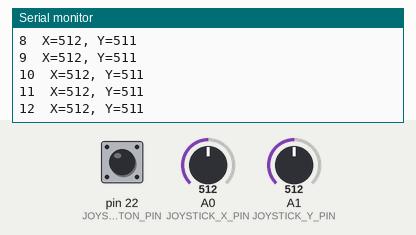
Simulated run of this sketch. Board: Arduino Mega 2560, built with avr-gcc and run on an emulated ATmega2560. On the bench: the last lines printed to the serial monitor. The test bench sets the inputs (shaded band); at power-on: pin 22 (JOYSTICK_BUTTON_PIN) HIGH, A0 (JOYSTICK_X_PIN) = 512, A1 (JOYSTICK_Y_PIN) = 512.

Above: at 1.2 s.
1.3 s: pin 22 (JOYSTICK_BUTTON_PIN) pulled LOW for 0.15 s
At 1.9 s:
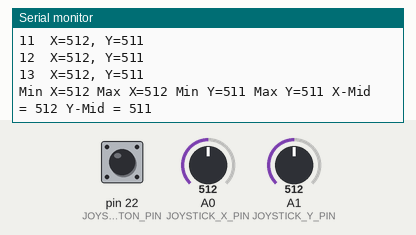
2.9 s: pin 22 (JOYSTICK_BUTTON_PIN) pulled LOW for 1 s
At 3.14 s:
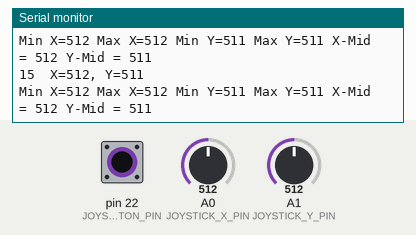
5.4 s: A0 (JOYSTICK_X_PIN) set to 716
At 5.47 s:
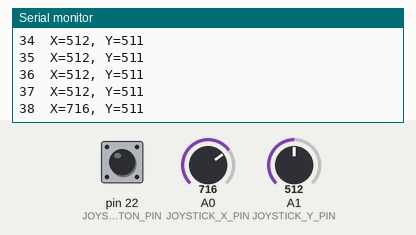
6.9 s: A1 (JOYSTICK_Y_PIN) set to 716
At 6.98 s:
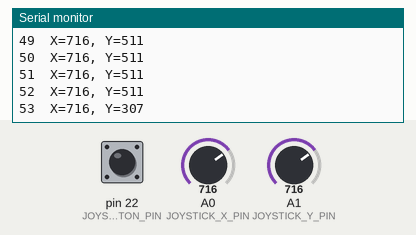
8.4 s: A0 (JOYSTICK_X_PIN) set to 900
At 8.49 s:
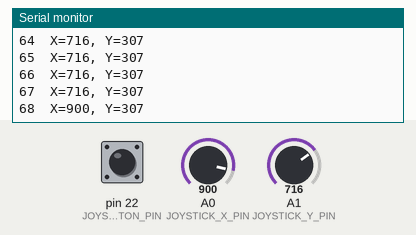
9.9 s: A1 (JOYSTICK_Y_PIN) set to 900
At 9.9 s:
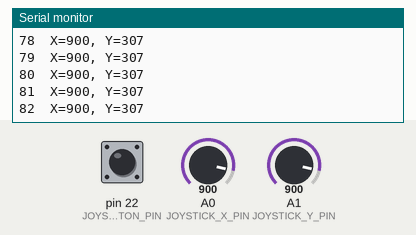
Timing chart, 0 to 12.4 s (numbered marks = the images above; inputs shaded):
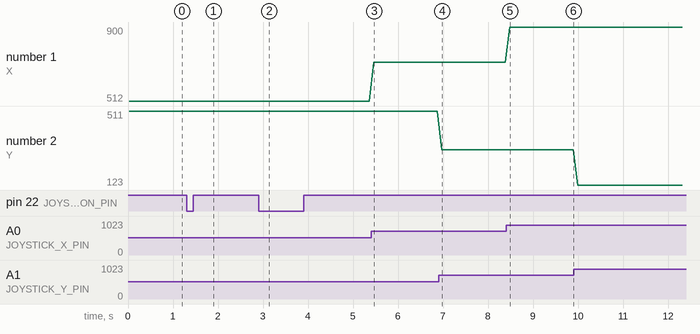

Measured:
- after the input at 1.3 s, the serial monitor: prints a new line at once (image 1)
- after the input at 2.9 s, the serial monitor: prints a new line after 0.13 s (image 2)
- after the input at 5.4 s, the serial monitor: prints a new line after 0.06 s (image 3)
- after the input at 6.9 s, the serial monitor: prints a new line after 0.08 s (image 4)
- after the input at 8.4 s, the serial monitor: prints a new line after 0.09 s (image 5)
- plotted number 1: 512 → 716 after the input at 5.4 s, 716 → 900 after the input at 8.4 s
- plotted number 2: 511 → 307 after the input at 6.9 s, 307 → 123 after the input at 9.9 s

The sketch:

JoystickTest.ino
```cpp
/*******************************************************************
*	Name:       JoystickTest.ino
*   Created:	9/8/2018 11:24:14 AM
*   Author:     Bob Jones <bob@rhj4.com>
*
*	This diagnostic program tests reading a joystick
*	X and Y values and the joystick's button.
*
********************************************************************/
#include "Config.h"

int x;
int y;
int prevX, prevY;
int buttonState = 0;
int prevButtonState = 0;
bool paused = false;

int buttonJS = JOYSTICK_BUTTON_PIN;

#if JOYSTICK_SHIELD
int buttonA = JOYSTICK_BUTTON_A_PIN;
int buttonB = JOYSTICK_BUTTON_B_PIN;
int buttonC = JOYSTICK_BUTTON_C_PIN;
int buttonD = JOYSTICK_BUTTON_D_PIN;
int buttonE = JOYSTICK_BUTTON_E_PIN;
int buttonF = JOYSTICK_BUTTON_F_PIN;
#endif /* JOYSTICK_SHIELD */

bool invertX = JOYSTICK_INVERT_X;
bool invertY = JOYSTICK_INVERT_Y;
bool swapXY = JOYSTICK_SWAP_X_Y;

int minX = JOYSTICK_MAX_X + 1;
int maxX = JOYSTICK_MIN_X - 1;
int minY = JOYSTICK_MAX_Y + 1;
int maxY = JOYSTICK_MIN_Y - 1;
int midX = 0;
int midY = 0;

unsigned long reading = 0;

void setup () {

	Serial.begin ( 115200 );

	//	Stall while Serial eats his cherios
	while (!Serial.availableForWrite ()) {}

	pinMode ( JOYSTICK_X_PIN, INPUT );
	pinMode ( JOYSTICK_Y_PIN, INPUT );
	pinMode ( JOYSTICK_BUTTON_PIN, INPUT_PULLUP );

	pinMode ( JOYSTICK_BUTTON_PIN, INPUT_PULLUP );
	digitalWrite ( JOYSTICK_BUTTON_PIN, HIGH );

#if JOYSTICK_SHIELD
#if JOYSTICK_BUTTON_A_PIN > 0
	pinMode ( JOYSTICK_BUTTON_A_PIN, INPUT_PULLUP );
	digitalWrite ( JOYSTICK_BUTTON_A_PIN, HIGH );
#endif

#if JOYSTICK_BUTTON_B_PIN > 0
	pinMode ( JOYSTICK_BUTTON_B_PIN, INPUT_PULLUP );
	digitalWrite ( JOYSTICK_BUTTON_B_PIN, HIGH );
#endif

#if JOYSTICK_BUTTON_C_PIN > 0
	pinMode ( JOYSTICK_BUTTON_C_PIN, INPUT_PULLUP );
	digitalWrite ( JOYSTICK_BUTTON_C_PIN, HIGH );
#endif

#if JOYSTICK_BUTTON_D_PIN > 0
	pinMode ( JOYSTICK_BUTTON_D_PIN, INPUT_PULLUP );
	digitalWrite ( JOYSTICK_BUTTON_D_PIN, HIGH );
#endif

#if JOYSTICK_BUTTON_E_PIN > 0
	pinMode ( JOYSTICK_BUTTON_E_PIN, INPUT_PULLUP );
	digitalWrite ( JOYSTICK_BUTTON_E_PIN, HIGH );
#endif

#if JOYSTICK_BUTTON_F_PIN > 0
	pinMode ( JOYSTICK_BUTTON_F_PIN, INPUT_PULLUP );
	digitalWrite ( JOYSTICK_BUTTON_F_PIN, HIGH );
#endif
#endif /* JOYSTICK_SHIELD */

	readMidValues ();

	Serial.println ( F ( "\nJoystick Tester" ) );
	Serial.print ( F ( "Joystick X on pin " ) );
	Serial.println ( JOYSTICK_X_PIN );
	Serial.print ( F ( "Joystick Y on pin " ) );
	Serial.println ( JOYSTICK_Y_PIN );
	Serial.print ( F ( "Joystick Button on pin " ) );
	Serial.println ( JOYSTICK_BUTTON_PIN );

#if JOYSTICK_SWAP_X_Y
	Serial.println ( F ( "X and Y values will be swapped" ) );
#endif /* JOYSTICK_SWAP_X_Y */

#if JOYSTICK_INVERT_X
	Serial.println ( F ( "X value will be MAX(X) - X" ) );
#endif /* JOYSTICK_INVERT_X */

#if JOYSTICK_INVERT_Y
	Serial.println ( F ( "Y value will be MAX(Y) - Y" ) );
#endif /* JOYSTICK_INVERT_Y */

	Serial.println ( F ( "Press and hold joystick button to read values" ) );
}

void loop () {
	if (!readJoystick ()) {
		delay ( 100 );
		return;
	}

	readJoystickButton ();
	if (paused) {
		showMinMax ();
		while (paused) {
			delay ( 100 );
			readJoystickButton ();
		}
		paused = false;
	} else {
		showJoystickValues ();
	}

#if JOYSTICK_SHIELD
	readJoystickExtraButtons ();
#endif /* JOYSTICK_SHIELD */

	delay ( 100 );
}

void readMidValues () {
	unsigned long xValues = 0;
	unsigned long yValues = 0;
	for (int i = 0; i < JOYSTICK_CALIBRATION_LOOPS; i++) {
		readJoystick ();
		xValues += x;
		yValues += y;
	}

	midX = xValues / JOYSTICK_CALIBRATION_LOOPS;
	midY = yValues / JOYSTICK_CALIBRATION_LOOPS;
}

bool readJoystick () {
	if (swapXY) {
		y = analogRead ( JOYSTICK_X_PIN );
		x = analogRead ( JOYSTICK_Y_PIN );
	} else {
		x = analogRead ( JOYSTICK_X_PIN );
		y = analogRead ( JOYSTICK_Y_PIN );
	}

	x = ( invertX ) ? abs ( JOYSTICK_MAX_X - x ) : x;
	y = ( invertY ) ? abs ( JOYSTICK_MAX_Y - y ) : y;

	if (x < minX) minX = x;
	if (x > maxX) maxX = x;
	if (y < minY) minY = y;
	if (y > maxY) maxY = y;

	return ( ( abs ( x - prevX ) > JOYSTICK_SLOP )
			 || ( abs ( y - prevY ) > JOYSTICK_SLOP ) );
}

bool readJoystickButton () {
	buttonState = digitalRead ( JOYSTICK_BUTTON_PIN );
	if (buttonState != prevButtonState) {
		prevButtonState = buttonState;
		if (buttonState == LOW) {
			if (paused) {
				paused = false;
				return true;
			}
			paused = true;
			return false;
		}
	}

	return false;
}

#if JOYSTICK_SHIELD
void readJoystickExtraButtons () {
	if (buttonA > 0) readExtraButton ( buttonA );
	if (buttonB > 0) readExtraButton ( buttonB );
	if (buttonC > 0) readExtraButton ( buttonC );
	if (buttonD > 0) readExtraButton ( buttonD );
	if (buttonE > 0) readExtraButton ( buttonE );
	if (buttonF > 0) readExtraButton ( buttonF );
}

bool readExtraButton ( int pin ) {
	if (digitalRead ( pin ) == LOW) {
		Serial.print ( F ( "Button on pin " ) );
		Serial.print ( pin );
		Serial.println ( F ( " pressed" ) );
		while (digitalRead ( pin ) == LOW) {}
		return true;
	}
	return false;
}
#endif /* JOYSTICK_SHIELD */

void showJoystickValues () {
	Serial.print ( ++reading );
	Serial.print ( "\tX=" );
	Serial.print ( x );
	Serial.print ( ", Y=" );
	Serial.println ( y );
	if (buttonState == 0) {
		showMinMax ();
	}
}

void showMidValues () {
	Serial.print ( F ( " X-Mid = " ) );
	Serial.print ( midX );
	Serial.print ( F ( " Y-Mid = " ) );
	Serial.println ( midY );
}

void showMinMax () {
	Serial.print ( F ( "\nMin X=" ) ); Serial.print ( minX );
	Serial.print ( F ( " Max X=" ) ); Serial.print ( maxX );
	Serial.print ( F ( " Min Y=" ) ); Serial.print ( minY );
	Serial.print ( F ( " Max Y=" ) ); Serial.print ( maxY );
	showMidValues ();
}
```

Config.h
```cpp
#pragma once
/*******************************************************************
*
*	Joystick Calibration and Testing Tool Configuration Values
*
********************************************************************/

#define JOYSTICK_X_PIN					A0
#define JOYSTICK_Y_PIN					A1

#define JOYSTICK_SHIELD					false

#if JOYSTICK_SHIELD
#define JOYSTICK_BUTTON_A_PIN			2
#define JOYSTICK_BUTTON_B_PIN			3
#define JOYSTICK_BUTTON_C_PIN			4
#define JOYSTICK_BUTTON_D_PIN			5
#define JOYSTICK_BUTTON_E_PIN			6
#define JOYSTICK_BUTTON_F_PIN			7
#endif /* JOYSTICK_SHIELD */
#define JOYSTICK_BUTTON_PIN				22
#define JOYSTICK_SLOP					10			// Noise filter

#define JOYSTICK_MAX_X					1023
#define JOYSTICK_MIN_X					0
#define JOYSTICK_MAX_Y					1023
#define JOYSTICK_MIN_Y					0

#define JOYSTICK_CALIBRATION_LOOPS		50

//	Set to true to interpret X values as Max_X - X
#define JOYSTICK_INVERT_X	false

//	Set to true to interpret Y values as Max_Y - Y
#define JOYSTICK_INVERT_Y	true

//	Set to true to read X from Y pin and Y from X pin
#define JOYSTICK_SWAP_X_Y	false
```
